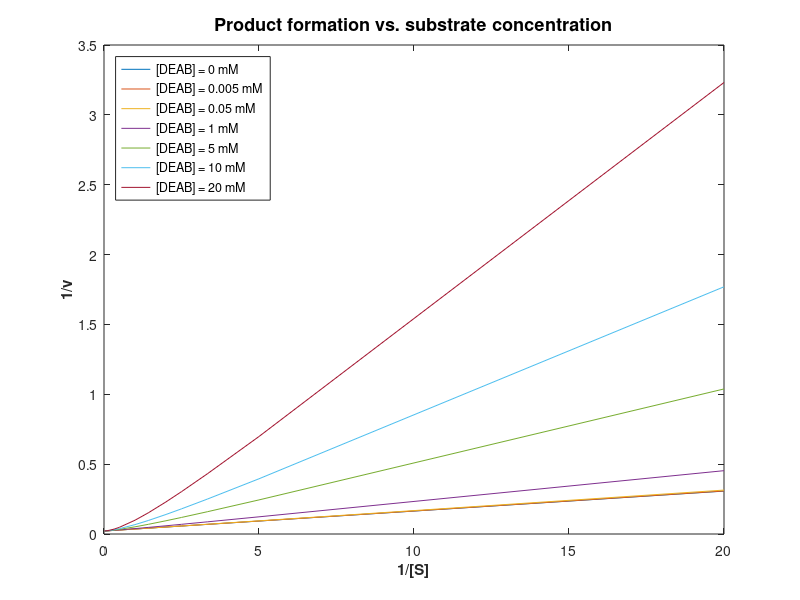
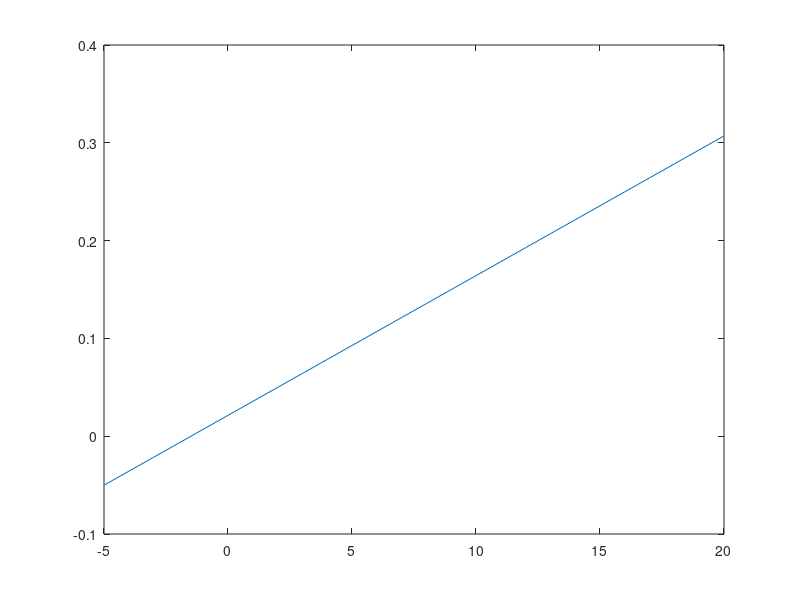

MATLAB code for these plots, in order: (Note: this script raises an error after producing the figures.)
%Computer Assignment 2, Due Nov 26 2018

%Name: Michelle Uchenik

%part 2: MM Kinetics with Inhibition

%problem 10
%import data
deabdata = load('data_3.mat');
deabdata = deabdata.data;

newmat = zeros(size(deabdata));

deab = [0 .005 .05 1 5 10 20]';
N = length(deab);
s0 = deabdata(:,1);
s_in = zeros(length(s0),1);

f1 = figure;

for k=1:(length(s0))
    s_in(k) = (1/(s0(k)));
end
newmat(:,1) = s_in;

for i=2:(N+1) %first col contains s0 data
    v = deabdata(:,i);
    v_in = zeros(length(s0),1);
    for j = 1:(length(s0))
        v_in(j) = 1/(v(j));
    end
    newmat(:,i) = v_in;
    plot(s_in,v_in);
    hold on;
end

L1 = "[DEAB] = 0 mM";
L2 = "[DEAB] = 0.005 mM";
L3 = "[DEAB] = 0.05 mM";
L4 = "[DEAB] = 1 mM";
L5 = "[DEAB] = 5 mM";
L6 = "[DEAB] = 10 mM";
L7 = "[DEAB] = 20 mM";

legend({L1, L2, L3, L4, L5, L6, L7},'Location','northwest');
title('Product formation vs. substrate concentration','FontSize',13,'FontWeight','bold');
xlabel('1/[S]','FontSize',11,'FontWeight','bold');
ylabel('1/v','FontSize',11,'FontWeight','bold');

%problem 11
linear_fit = zeros(3,N);
f3 = figure;
for i=2:(N+1)
    vin = newmat(:,i);
    p = polyfit(s_in,vin,1);
    linear_fit(1,i) = p(1); %slope,m
    linear_fit(2,i) = (-1)*p(2)/p(1);%x-int, -b/m
    linear_fit(3,i) = p(2);%y-int,b
    tx = -5:20;
    ty = (linear_fit(1,i))*tx+(linear_fit(3,i)); %y=mx+b
    plot(tx,ty); %plot linear fits to increase neatness of plot
    hold on;
    xlswrite('linearfitdata.xlsx',linear_fit); %export data
end

legend({L1, L2, L3, L4, L5, L6, L7},'Location','northwest');
title('Linear Fit of Product formation vs. substrate concentration','FontSize',13,'FontWeight','bold');
xlabel('1/[S]','FontSize',11,'FontWeight','bold');
ylabel('1/v','FontSize',11,'FontWeight','bold');

%problem 12

%visually, the y intercepts look to intersect near the same place on the y
%axis, which is at a positive x value and thus suggests competitive
%inhibition. This can also be verified:
yints = linear_fit(3,:);
yint_m = mean(yints);
yint_std = std(yints);
%disp(['The y intercepts have a mean of ' num2str(yint_m) ' with a standard deviation of ' num2str(yint_std)]);

% this verifies that the y intercept of each of the linear fits is positive
% and that each of the y intercepts are relatively close together,
% confirming that the given data fits the model of competitive inhibition


%problem 14
%easiest to use the xint and the value of km to calculate ki
ki_vals = zeros(1,7);
for i=2:8
    conc_i = deab(i-1); %concentration of inhibitor
    xin = linear_fit(2,i);
    %solve for ki in terms of other known values
    temp = ((-1)/(xin*km))-1;
    ki_vals(i-1)= conc_i/temp;
end
ki = mean(ki_vals);


%problem 15

%I think this can maybe be calculated by solving for the value of [i] at
%which dp/dt=v is 0.5.

ivals=zeros(1,12);
fh = @(i) (vmax*s0)/(km*(1+(i/ki))+s0);

for n=1:12 %12 different values of s0
    s0 = deabdata(n,1);
    ivals(n) = fzero(fh,3);
end
